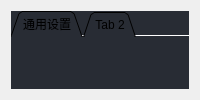
                     <widget class="QWidget" name="new_page">
                      <layout class="QHBoxLayout" name="horizontalLayout_9">
                       <item>
                        <widget class="QTabWidget" name="tabWidget">
                         <property name="styleSheet">
                          <string notr="true">background: rgb(40,44,52);
border: 0px;</string>
                         </property>
                         <property name="tabShape">
                          <enum>QTabWidget::Triangular</enum>
                         </property>
                         <property name="currentIndex">
                          <number>0</number>
                         </property>
                         <property name="usesScrollButtons">
                          <bool>false</bool>
                         </property>
                         <property name="documentMode">
                          <bool>true</bool>
                         </property>
                         <property name="tabsClosable">
                          <bool>false</bool>
                         </property>
                         <property name="movable">
                          <bool>false</bool>
                         </property>
                         <property name="tabBarAutoHide">
                          <bool>false</bool>
                         </property>
                         <widget class="QWidget" name="tab_general">
                          <property name="styleSheet">
                           <string notr="true">background: rgb(40,44,52);
border: 0px;</string>
                          </property>
                          <attribute name="title">
                           <string>通用设置</string>
                          </attribute>
                          <widget class="QFrame" name="frame">
                           <property name="geometry">
                            <rect>
                             <x>50</x>
                             <y>40</y>
                             <width>701</width>
                             <height>80</height>
                            </rect>
                           </property>
                           <property name="styleSheet">
                            <string notr="true">background: transparent</string>
                           </property>
                           <property name="frameShape">
                            <enum>QFrame::StyledPanel</enum>
                           </property>
                           <property name="frameShadow">
                            <enum>QFrame::Raised</enum>
                           </property>
                           <widget class="QLabel" name="set_label_1">
                            <property name="geometry">
                             <rect>
                              <x>30</x>
                              <y>20</y>
                              <width>131</width>
                              <height>31</height>
                             </rect>
                            </property>
                            <property name="font">
                             <font>
                              <family>Segoe UI</family>
                              <pointsize>-1</pointsize>
                              <italic>false</italic>
                              <bold>true</bold>
                             </font>
                            </property>
                            <property name="styleSheet">
                             <string notr="true">font: bold 15px;</string>
                            </property>
                            <property name="text">
                             <string>图片保存路径：</string>
                            </property>
                           </widget>
                           <widget class="QLineEdit" name="set_file_svae_path">
                            <property name="geometry">
                             <rect>
                              <x>160</x>
                              <y>20</y>
                              <width>451</width>
                              <height>30</height>
                             </rect>
                            </property>
                            <property name="minimumSize">
                             <size>
                              <width>0</width>
                              <height>30</height>
                             </size>
                            </property>
                            <property name="styleSheet">
                             <string notr="true">background-color: rgb(33, 37, 43);</string>
                            </property>
                            <property name="text">
                             <string/>
                            </property>
                            <property name="placeholderText">
                             <string/>
                            </property>
                           </widget>
                          </widget>
                          <widget class="QPushButton" name="btn_settings_save">
                           <property name="geometry">
                            <rect>
                             <x>710</x>
                             <y>360</y>
                             <width>91</width>
                             <height>31</height>
                            </rect>
                           </property>
                           <property name="cursor">
                            <cursorShape>PointingHandCursor</cursorShape>
                           </property>
                           <property name="styleSheet">
                            <string notr="true">border-radius:7px;
background-color: rgb(52, 59, 72);
</string>
                           </property>
                           <property name="text">
                            <string>保存设置</string>
                           </property>
                          </widget>
                         </widget>
                         <widget class="QWidget" name="tab_2">
                          <property name="styleSheet">
                           <string notr="true">background: rgb(40,44,52);
border: 0px;</string>
                          </property>
                          <attribute name="title">
                           <string>Tab 2</string>
                          </attribute>
                         </widget>
                        </widget>
                       </item>
                      </layout>
                     </widget>
